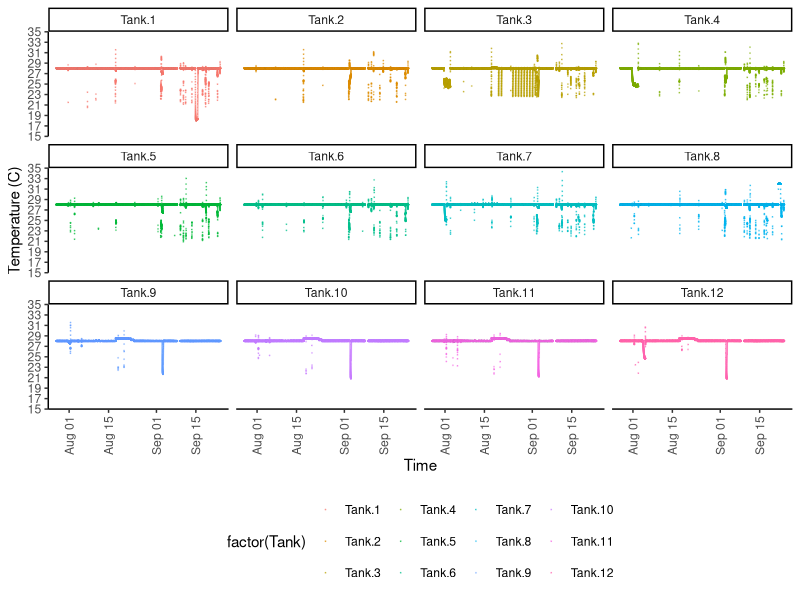
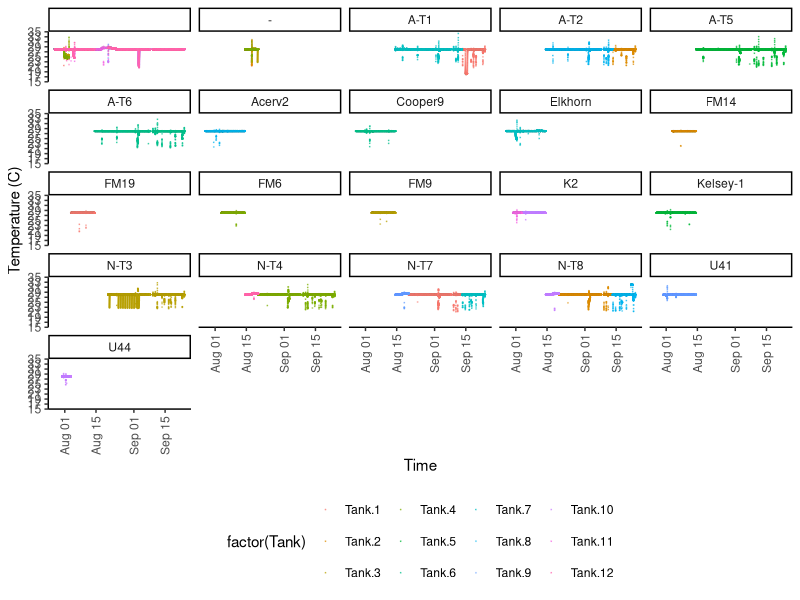
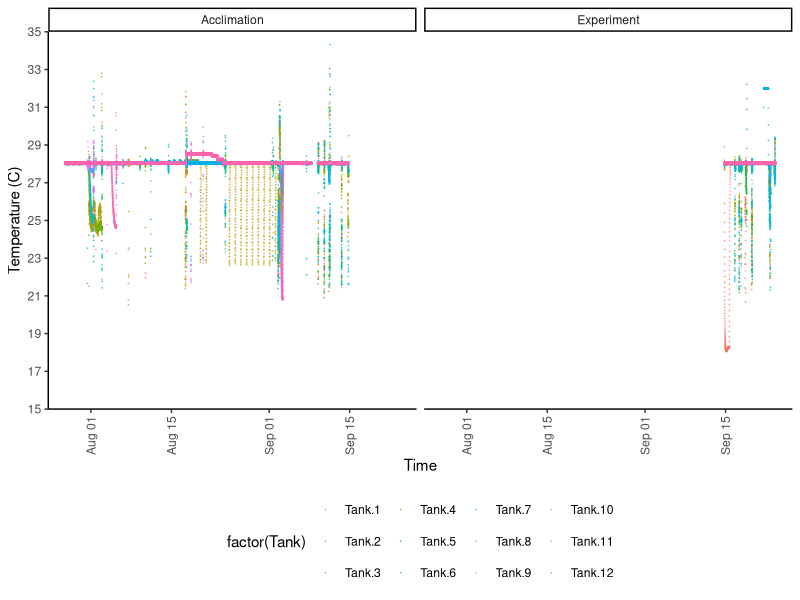
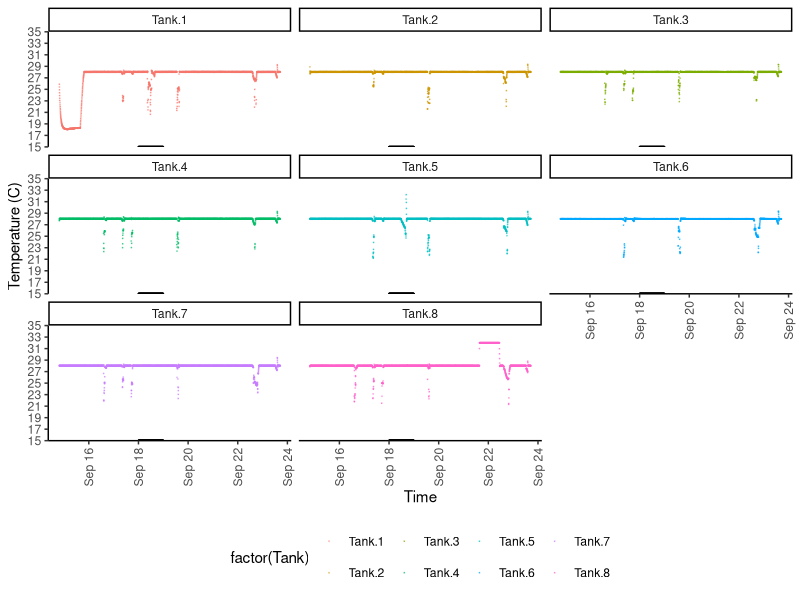
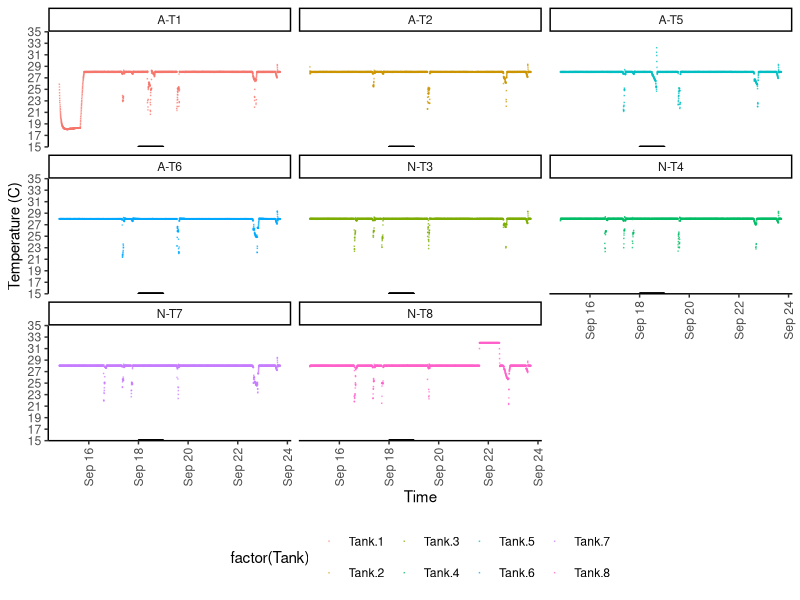
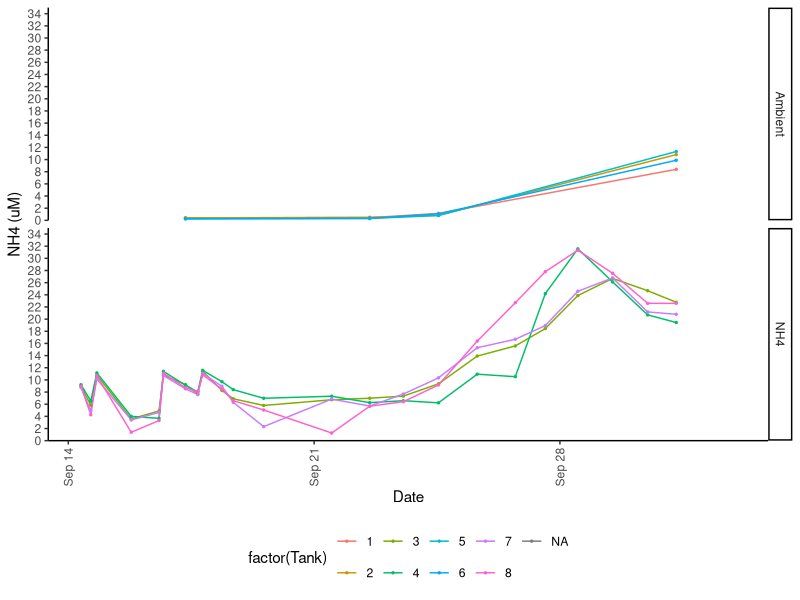
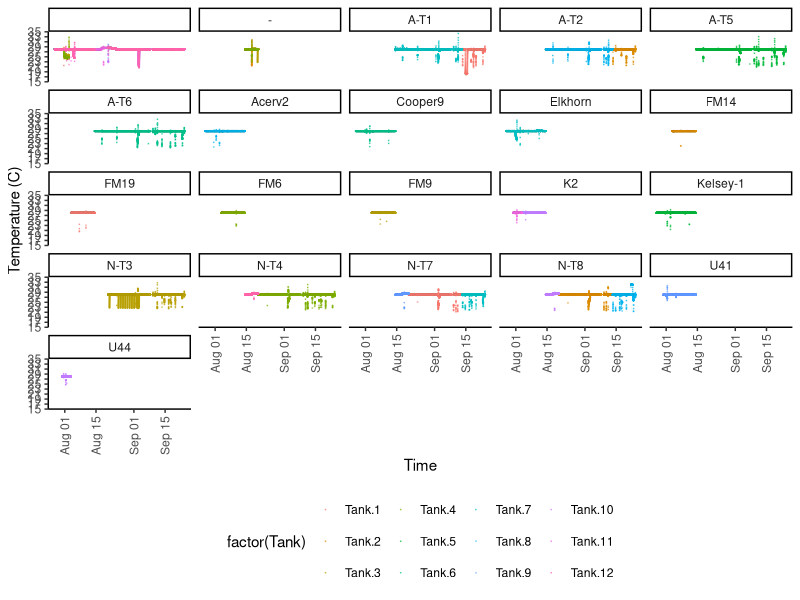
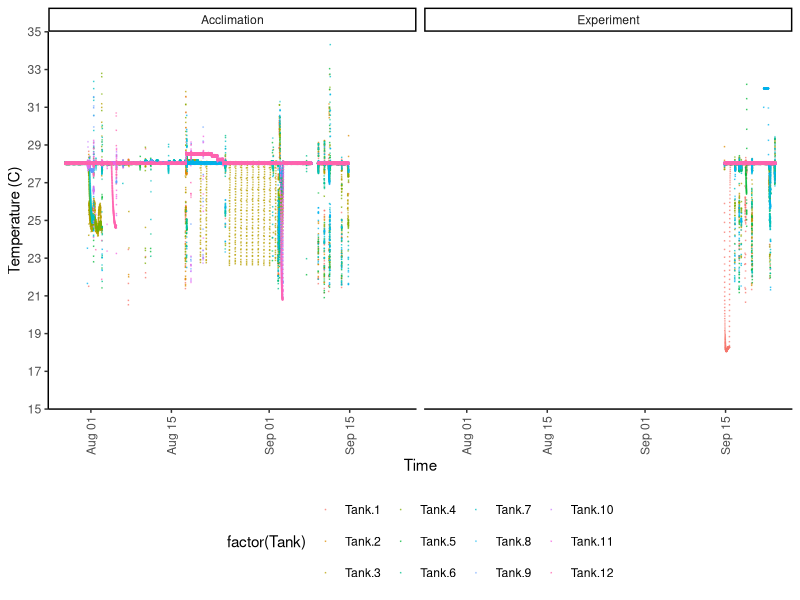

Write R code to recreate these figures, in order. (Note: this script raises an error after producing the figures.)
## ---- chunk 1
knitr::opts_chunk$set(echo = TRUE, warning=FALSE, message=FALSE) 
                      #fig.width=4, fig.height=3 )
## ---- chunk 2

# Libraries
  library(reshape2)
  library(tidyverse)
  library(tidyr)

# Graphs

theme_set (theme_classic() + theme(panel.grid.major = element_blank(),
                              panel.grid.minor = element_blank(), 
                              axis.line = element_line(colour = "black"),
                              legend.position="bottom",
                              axis.text.x = element_text(angle = 90, vjust = 0.5),
                              plot.title = element_text(size=12, face="bold"),
                              #panel.border = element_rect(colour = "black", fill=NA, size=1)
                              panel.border = element_blank()
                              ))
## ---- chunk 3

# Treatment Info
  Treatment<-read.csv("Data/Treatments.csv")
  #duplicated(Treatment$Time)
  D_Treatment<-Treatment[duplicated(Treatment$Time), ]
  #Treatment<-Treatment[!duplicated(Treatment$Time), ]
  summary(Treatment)

# Temperature
  Temperature<-read.csv("Data/Temperature_wide.csv")
  D_Temperature<-Temperature[duplicated(Temperature$Time), ]
  #Temperature<-Temperature[!duplicated(Temperature$Time), ]
  summary(Temperature)
  
  # Temperature
  Nutrients<-read.csv("Data/Nutrient samples_round2.csv")
  summary(Nutrients)
  
  # Tags %>%
  #     group_by(T_Type) %>%
  #     summarise_at(vars(T_AW, T_BW), funs(mean(., na.rm=TRUE)))

## ---- chunk 4

# Tall format
  Temp.Tall <- gather(Temperature, Tank, Temperature, 
                      Tank.1:Tank.12, factor_key=TRUE)
  Treatment.Tall <- gather(data=Treatment, Content,
                      key= Tank, Tank.1:Tank.12, factor_key=TRUE)


# Merge with content
  
  Temperature.tall<-plyr::join(Temp.Tall, Treatment.Tall, 
                    by = c("Time","Tank"),
                    type = "full")

# Data types
    Temperature.tall$Tank<-factor(Temperature.tall$Tank)
    Temperature.tall$Content<-factor(Temperature.tall$Content)
    Temperature.tall$Time<-strptime(Temperature.tall$Time, "%m/%d/%Y %H:%M:%S")
    Temperature.tall$Time <- as.POSIXct(Temperature.tall$Time)

    summary(Temperature.tall)

## ---- chunk 5
Nutrients$Date<-as.Date(Nutrients$Date, "%m-%d-%Y")
Nutrients$Time<-paste(Nutrients$Date, Nutrients$Hour, sep = " ")

Nutrients$Time<-strptime(Nutrients$Time, "%Y-%m-%d %H:%M:%S")
Nutrients$Time <- as.POSIXct(Nutrients$Time)

summary(Nutrients)
## ---- chunk 6
TankTemperature<- ggplot(Temperature.tall, aes (Time, Temperature, colour=factor(Tank))) +
  #geom_vline(xintercept=1500)+
  geom_jitter(alpha=0.5, size=0.01)+
  scale_y_continuous(limits = c(15, 35),
                         breaks = seq(15, 35, 2),  
                         expand = c(0, 0),
                         name=("Temperature (C)"))
TankTemperature+facet_wrap(~Tank)

TankTemperature+facet_wrap(~Content)
TankTemperature+facet_wrap(~Period)

## ---- chunk 7

Experiment<-Temperature.tall[which(Temperature.tall$Period=="Experiment"),]
Experiment<-Experiment[which(Experiment$Tank!="Tank.12"),]
Experiment<-Experiment[which(Experiment$Tank!="Tank.11"),]
Experiment<-Experiment[which(Experiment$Tank!="Tank.10"),]
Experiment<-Experiment[which(Experiment$Tank!="Tank.9"),]  

library(lubridate)

Experiment$Day<-as.Date(ymd_hms(Experiment$Time))
Experiment$Day<-weekdays(Experiment$Day)
Experiment$Data<-ifelse (Experiment$Day=="Friday",
                         15, NA)

## ---- chunk 8
ExperimentTemperature<- ggplot(Experiment) +
  #geom_vline(xintercept=1500)+
  
  geom_jitter(aes(Time, Temperature, colour=factor(Tank)),
              alpha=0.5, size=0.01)+
  geom_point(aes(Time, Data), alpha=1, size=0.05)+
  scale_y_continuous(limits = c(15, 35),
                         breaks = seq(15, 35, 2),  
                         expand = c(0, 0),
                         name=("Temperature (C)"))

ExperimentTemperature+facet_wrap(~Tank)
ExperimentTemperature+facet_wrap(~Content)


## ---- chunk 9

TankNutrients<- ggplot(Nutrients, aes (Time, NH4, colour=factor(Tank))) +
  #geom_vline(xintercept=1500)+
  geom_line()+
  geom_point(alpha=1, size=0.5)+
  scale_y_continuous(limits = c(0, 35),
                         breaks = seq(0, 35, 2),  
                         expand = c(0, 0),
                         name=("NH4 (uM)"))+
  scale_x_datetime(date_minor_breaks = "1 day", 
               name=("Date"))

TankNutrients+facet_grid(Treatment~.)

TankTemperature+facet_wrap(~Content)
TankTemperature+facet_wrap(~Period)

## ---- chunk 10

TankNutrients<- ggplot(Nutrients, aes (x=Time)) +
  #geom_vline(xintercept=1500)+
  geom_line(aes(y=NH4, colour=factor(Tank)))+
  geom_point(aes(y=NH4, colour=factor(Tank)), alpha=1, size=1)+
  geom_bar(aes(y=Precipitation))+
  
  scale_y_continuous(limits = c(0, 35),
                         breaks = seq(0, 35, 2),  
                         expand = c(0, 0),
                         name=("NH4 (uM)"))+
  scale_x_datetime(date_minor_breaks = "1 day", 
               name=("Date"))

TankNutrients+facet_grid(Treatment~.)

TankTemperature+facet_wrap(~Content)
TankTemperature+facet_wrap(~Period)

## ---- chunk 11
# Creates bibliography 
#knitr::write_bib(c(.packages()), "packages.bib")
